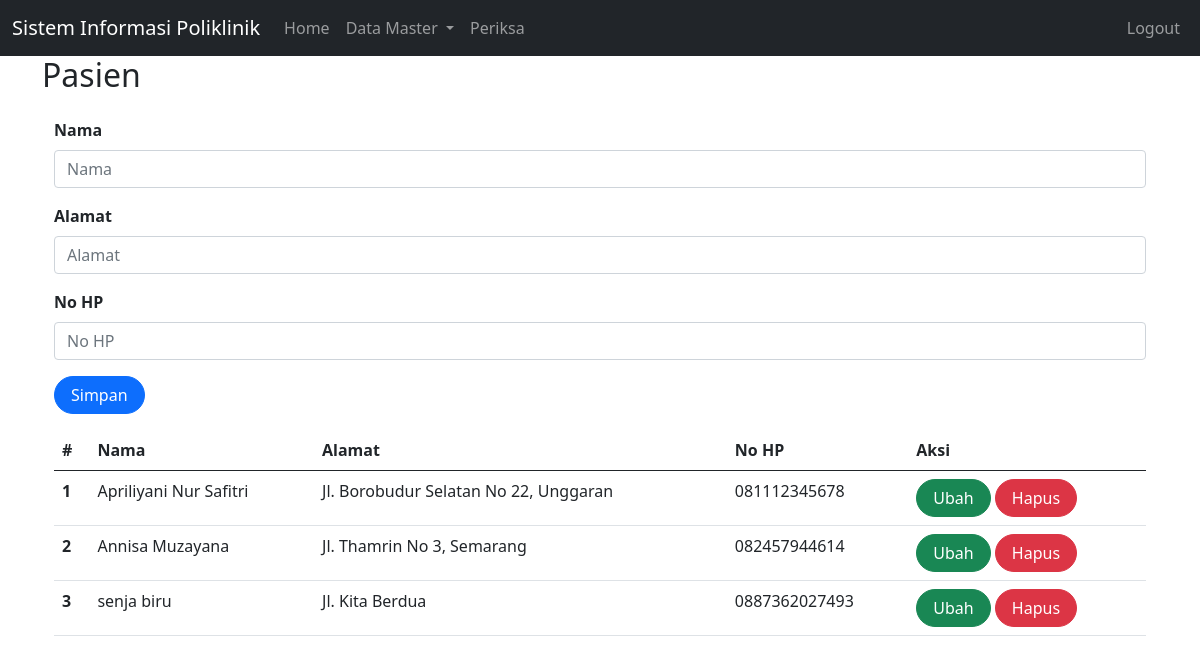
The page /index.php?page=pasien (signed in) on the database its author committed.
### tables this page shows
CREATE TABLE `pasien` (
  `id` int(10) UNSIGNED NOT NULL,
  `nama` varchar(255) DEFAULT NULL,
  `alamat` varchar(255) DEFAULT NULL,
  `no_hp` varchar(50) DEFAULT NULL
);

### pasien.php (the view, shortened to what this page needs)
<?php
include_once("koneksi.php");
?>
<!DOCTYPE html>
<html lang="en">
<head>
    <link href="https://cdn.jsdelivr.net/npm/bootstrap@5.0.2/dist/css/bootstrap.min.css"
    rel="stylesheet"
>
</head>
<body>
    <div class="container">
<form class="form row" method="POST" action="" name="myForm" onsubmit="return(validate());">
    <?php
    $nama = '';
    $alamat = '';
    $no_hp = '';
    ?>
    <div class="mt-3">
        <label for="inputNama" class="form-label fw-bold">
            Nama
        </label>
        <input type="text" class="form-control" name="nama" id="inputNama" placeholder="Nama" value="<?php echo $nama ?>">
    </div>
    <div class="mt-3">
        <label for="inputAlamat" class="form-label fw-bold">
            Alamat
        </label>
        <input type="text" class="form-control" name="alamat" id="inputAlamat" placeholder="Alamat" value="<?php echo $alamat ?>">
    </div>
    <div class="mt-3">
        <label for="inputNo_hp" class="form-label fw-bold">
            No HP
        </label>
        <input type="text" class="form-control" name="no_hp" id="inputNo_hp" placeholder="No HP" value="<?php echo $no_hp ?>">
    </div>
    <div class="mt-3">
        <button type="submit" class="btn btn-primary rounded-pill px-3" name="simpan">Simpan</button>
    </div>
</form>
<table class="table table-hover mt-3">
    <thead>
        <tr>
            <th scope="col">#</th>
            <th scope="col">Nama</th>
            <th scope="col">Alamat</th>
            <th scope="col">No HP</th>
            <th scope="col">Aksi</th>
        </tr>
    </thead>
    <tbody>
        <?php
        $result = mysqli_query($mysqli,"SELECT * FROM pasien" );
        $no = 1;
        while ($data = mysqli_fetch_array($result)) {
        ?>
            <tr>
                <th scope="row"><?php echo $no++ ?></th>
                <td><?php echo $data['nama'] ?></td>
                <td><?php echo $data['alamat'] ?></td>
                <td><?php echo $data['no_hp'] ?></td>
                <td>
                    <a class="btn btn-success rounded-pill px-3"
                    href="index.php?page=pasien&id=<?php echo $data['id'] ?>">Ubah
                    </a>
                    <a class="btn btn-danger rounded-pill px-3"
                    href="index.php?page=pasien&id=<?php echo $data['id'] ?>&aksi=hapus">Hapus
                    </a>
                </td>
            </tr>
        <?php
        }
        ?>
    </tbody>
</table>
</body>
</html>

### rows shown on the page
pasien: nama "Apriliyani Nur Safitri", alamat "Jl. Borobudur Selatan No 22, Unggaran", no_hp "081112345678"
pasien: nama "Annisa Muzayana", alamat "Jl. Thamrin No 3, Semarang", no_hp "082457944614"
pasien: nama "senja biru", alamat "Jl. Kita Berdua", no_hp "0887362027493"

### other values the page prints
$_GET['page'] "Pasien"
